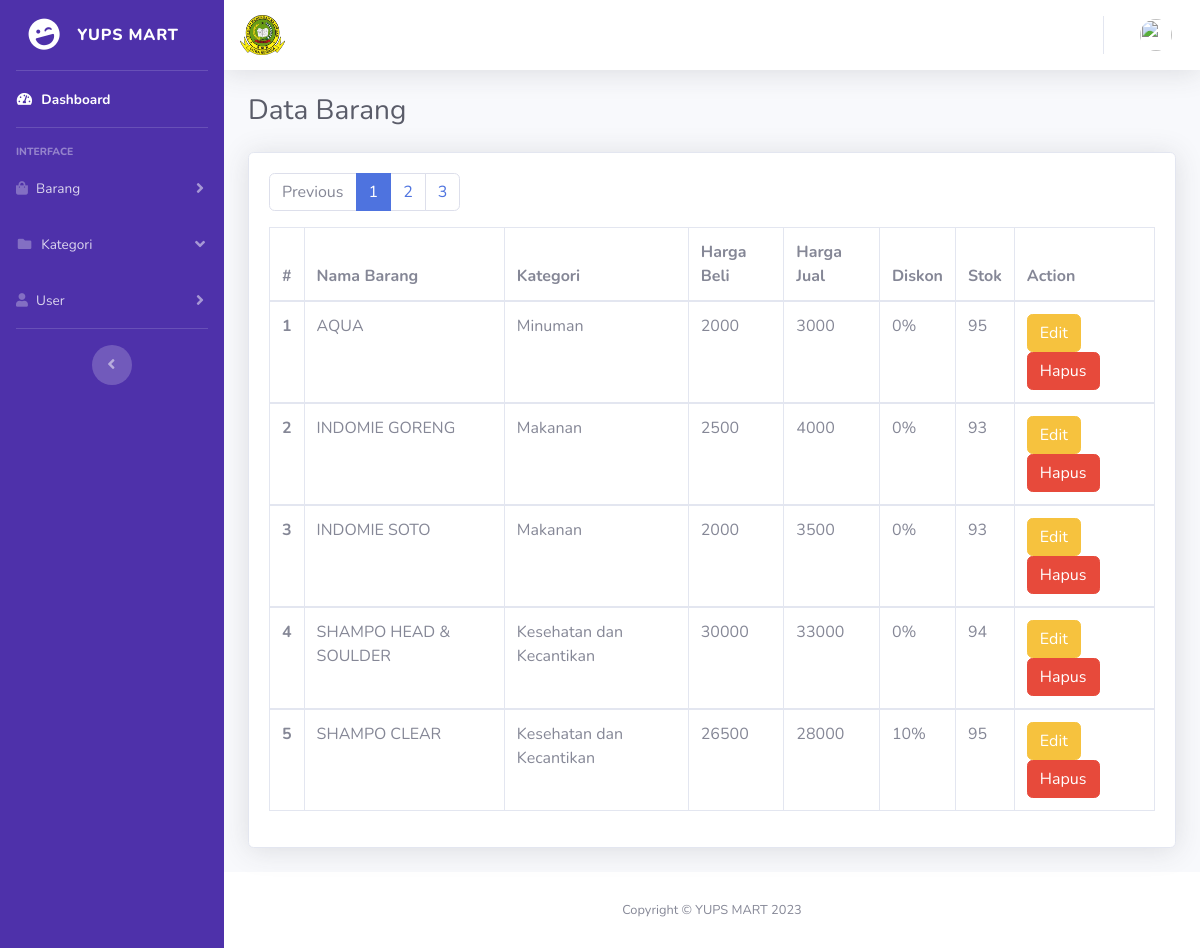
/pages/barang/admin-barang.php, run on the app's committed database.
### tables this page shows
CREATE TABLE `tbl_barang` (
  `id_barang` int(11) NOT NULL,
  `nama_barang` varchar(100) NOT NULL,
  `harga_beli` int(11) NOT NULL,
  `harga_jual` int(11) NOT NULL,
  `diskon` int(11) NOT NULL,
  `stok` int(11) NOT NULL,
  `id_kategori` int(11) NOT NULL
);

CREATE TABLE `tbl_kategori` (
  `id_kategori` int(11) NOT NULL,
  `nama_kategori` varchar(100) NOT NULL
);

### pages/barang/admin-barang.php (the view, shortened to what this page needs)
<?php
include '../../library/koneksi.php';
include '../../assets/footer.php';
$jumlalahPerHalaman = 5;
$jumlahData = mysqli_query($conn, "SELECT tbl_barang.id_barang, tbl_barang.nama_barang,     tbl_barang.harga_beli, tbl_barang.harga_jual, tbl_barang.diskon, tbl_barang.stok,tbl_kategori.nama_kategori
    FROM tbl_barang
    JOIN tbl_kategori ON tbl_barang.id_kategori=tbl_kategori.id_kategori
    ORDER BY id_barang ASC");
$cek = mysqli_num_rows($jumlahData);
$jumlahHalaman = ceil($cek / $jumlalahPerHalaman);
$halamanAktif = (isset($_GET['halaman'])) ? $_GET['halaman'] : 1;
$awalData = ($jumlalahPerHalaman * $halamanAktif) - $jumlalahPerHalaman;
?>
<!DOCTYPE html>
<html lang="en">
<head>
    <link href="../../assets/tamplate/vendor/fontawesome-free/css/all.min.css" rel="stylesheet" type="text/css">
    <link href="../../assets/tamplate/css/sb-admin-2.min.css" rel="stylesheet">
    <link href="../../assets/tamplate/vendor/datatables/dataTables.bootstrap4.min.css" rel="stylesheet">
    <link rel="stylesheet" href="https://cdnjs.cloudflare.com/ajax/libs/animate.css/4.1.1/animate.min.css" >
</head>
<body id="page-top">
    <div id="wrapper">
        <ul class="navbar-nav bg-gradient sidebar sidebar-dark accordion" id="accordionSidebar" style="background-color: #4E31AA">
            <a class="sidebar-brand d-flex align-items-center justify-content-center" href="index.html">
                <div class="sidebar-brand-icon rotate-n-15">
                    <i class="fas fa-laugh-wink"></i>
                </div>
                <div class="sidebar-brand-text mx-3">Yups Mart</div>
            </a>
            <hr class="sidebar-divider my-0">
            <li class="nav-item active">
                <a class="nav-link" href="../../dash-admin.php">
                    <i class="fas fa-fw fa-tachometer-alt"></i>
                    <span>Dashboard</span></a>
            </li>
            <hr class="sidebar-divider">
            <div class="sidebar-heading">
                INTERFACE
            </div>
            <li class="nav-item">
                <a class="nav-link collapsed" href="#" data-toggle="collapse" data-target="#collapseTwo"
                    aria-expanded="true" aria-controls="collapseTwo">
                    <i class="fas fa-shopping-bag"></i>
                    <span>Barang</span>
                </a>
            </li>
           <li class="nav-item">
                <a class="nav-link" href="#" data-toggle="collapse" data-target="#collapsePages" aria-expanded="true"
                    aria-controls="collapsePages">
                    <i class="fas fa-fw fa-folder"></i>
                    <span>Kategori</span>
                </a>
            </li>
            <li class="nav-item">
                <a class="nav-link collapsed" href="#" data-toggle="collapse" data-target="#collapseUtilities"
                    aria-expanded="true" aria-controls="collapseUtilities">
                    <i class="fas fa-user"></i>
                    <span>User</span>
                </a>
            </li>
            <hr class="sidebar-divider d-none d-md-block">
            <div class="text-center d-none d-md-inline">
                <button class="rounded-circle border-0" id="sidebarToggle"></button>
            </div>
        </ul>
        <div id="content-wrapper" class="d-flex flex-column">
            <div id="content">
                <nav class="navbar navbar-expand navbar-light bg-white topbar mb-4 static-top shadow">
                    <img src="../../img/img4.png" width="45" height="40">
                    <ul class="navbar-nav ml-auto">
                        <li class="nav-item dropdown no-arrow">
                            <a class="nav-link dropdown-toggle" href="#" id="userDropdown" role="button"
                                data-toggle="dropdown" aria-haspopup="true" aria-expanded="false">
                                <img class="img-profile rounded-circle"
                                    src="../users/gambar/<?= $_SESSION['foto'] ?>">
                            </a>
                        </li>
                    </ul>
                </nav>
                <div class="container-fluid">
                    <div class="d-sm-flex align-items-center justify-content-between mb-4">
                        <h1 class="h3 mb-0 text-gray-800">Data Barang</h1>
                    </div>
                    <div class="row animate__animated animate__slideInLeft animate__slow 0.5s">
                        <div class="col-xl-12 col-lg-12">
                            <div class="card shadow mb-4">
                                <div class="card-body">
                                    <div class="table-responsive">
                                        <nav aria-label="...">
                                          <ul class="pagination">
                                            <li class="page-item disabled">
                                              <span class="page-link">Previous</span>
                                            </li>
                                            <?php for($i = 1; $i<=$jumlahHalaman; $i++): ?>
                                                <?php if($i == $halamanAktif): ?>
                                                    <li class="page-item active" aria-current="page">
                                                      <a href = "?halaman=<?= $i; ?>" class="page-link"><?= $i; ?></a>
                                                <?php else : ?>
                                                    <li class="page-item"><a class="page-link" href="?halaman=<?= $i; ?>"><?= $i; ?></a></li>
                                                <?php endif ; ?>
                                            <?php endfor ; ?>
                                            </li>
                                          </ul>
                                        </nav>
                                        <table class="table table-bordered" id="dataTable" width="100%" cellspacing="0">
                                            <thead>
                                                <tr>
                                                  <th scope="col">#</th>
                                                  <th scope="col">Nama Barang</th>
                                                  <th scope="col">Kategori</th>
                                                  <th scope="col">Harga Beli</th>
                                                  <th scope="col">Harga Jual</th>
                                                  <th scope="col">Diskon</th>
                                                  <th scope="col">Stok</th>
                                                  <th scope="col">Action</th>
                                                </tr>
                                            </thead>
                                            <?php
                                            include '../../library/koneksi.php';
                                            $query = "SELECT tbl_barang.id_barang, tbl_barang.nama_barang, tbl_barang.harga_beli, tbl_barang.harga_jual, tbl_barang.diskon, tbl_barang.stok,tbl_kategori.nama_kategori
                                                FROM tbl_barang
                                                JOIN tbl_kategori ON tbl_barang.id_kategori=tbl_kategori.id_kategori
                                                ORDER BY id_barang ASC
                                                LIMIT $awalData, $jumlalahPerHalaman";
                                            $hasil = mysqli_query($conn, $query);
                                            $no = 1;
                                            while ($data = mysqli_fetch_array($hasil)) {
                                            ?>
                                            <tbody>
                                                <tr>
                                                  <th scope="row"><?= $no; ?></th>
                                                  <td><?= $data['nama_barang'] ?></td>
                                                  <td><?= $data['nama_kategori'] ?></td>
                                                  <td><?= $data['harga_beli'] ?></td>
                                                  <td><?= $data['harga_jual'] ?></td>
                                                  <td><?= $data['diskon'] ?>%</td>
                                                  <td><?= $data['stok'] ?></td>
                                                  <td>
                                                    <a href="edit-bar.php?id=<?= $data['id_barang'] ?>"><button class="btn btn-warning" type="button">Edit</button></a>
                                                    <a href="delete_barang.php?id=<?= $data['id_barang'] ?>" class="btn btn-danger notif-alert">Hapus</a>
                                                  </td>
                                                </tr>
                                            </tbody>
                                            <?php $no++; } ?>
                                        </table>
                                    </div>
                                </div>
                            </div>
                        </div>
                    </div>
                </div>
                <footer class="sticky-footer bg-white">
                    <div class="container my-auto">
                        <div class="copyright text-center my-auto">
                            <span>Copyright &copy; YUPS MART 2023</span>
                        </div>
                    </div>
                </footer>
        </div>
    </div>
</body>
</html>

### data on the page
tbl_barang: nama_barang "AQUA", id_kategori.nama_kategori "Minuman", harga_beli "2000", harga_jual "3000", diskon "0", stok "95"
tbl_barang: nama_barang "INDOMIE GORENG", id_kategori.nama_kategori "Makanan", harga_beli "2500", harga_jual "4000", diskon "0", stok "93"
tbl_barang: nama_barang "INDOMIE SOTO", id_kategori.nama_kategori "Makanan", harga_beli "2000", harga_jual "3500", diskon "0", stok "93"
tbl_barang: nama_barang "SHAMPO HEAD & SOULDER", id_kategori.nama_kategori "Kesehatan dan Kecantikan", harga_beli "30000", harga_jual "33000", diskon "0", stok "94"
tbl_barang: nama_barang "SHAMPO CLEAR", id_kategori.nama_kategori "Kesehatan dan Kecantikan", harga_beli "26500", harga_jual "28000", diskon "10", stok "95"
